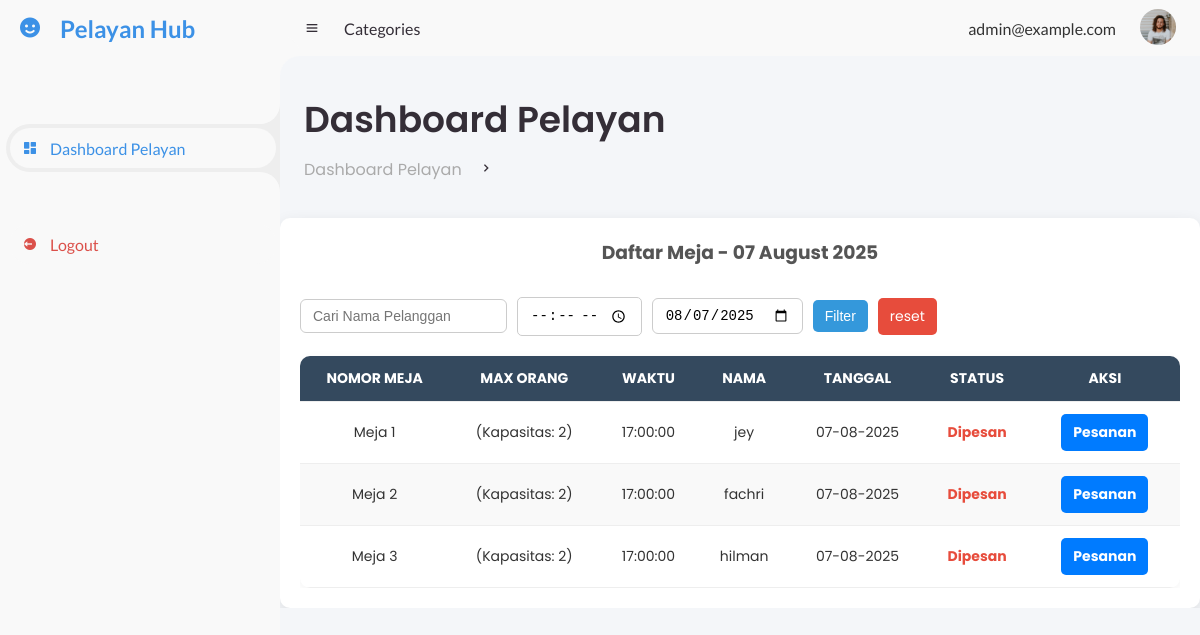
Page /Pelayan/pelayan.php?tanggal=2025-08-07 on the committed database.
### tables this page shows
CREATE TABLE `tables` (
  `id` int(11) NOT NULL,
  `capacity` int(11) DEFAULT NULL
);

CREATE TABLE `reservations` (
  `id` int(11) NOT NULL,
  `name` varchar(100) DEFAULT NULL,
  `email` varchar(100) DEFAULT NULL,
  `table_number` int(11) DEFAULT NULL,
  `reservation_date` date DEFAULT NULL,
  `reservation_time` time DEFAULT NULL,
  `guest_count` int(11) DEFAULT NULL,
  `status` enum('belum','selesai','dibayar') DEFAULT 'belum',
  `status_meja` enum('belum selesai','selesai','dibatalkan') NOT NULL
);

### Pelayan/pelayan.php (the view, shortened to what this page needs)
<?php
include '../db.php';
$filter_tanggal = isset($_GET['tanggal']) && $_GET['tanggal'] !== '' ? $_GET['tanggal'] : date('Y-m-d');
$filter_nama = $_GET['nama'] ?? '';
$filter_jam = $_GET['jam'] ?? '';
$meja_result = mysqli_query($conn, "SELECT * FROM tables");
$query_reservasi = "SELECT * FROM reservations WHERE reservation_date = '$filter_tanggal'";
$reservasi_result = mysqli_query($conn, $query_reservasi);
$reservasi_meja = [];
while ($row = mysqli_fetch_assoc($reservasi_result)) {
    $reservasi_meja[$row['table_number']] = $row;
}
?>
<!DOCTYPE html>
<html lang="en">
<head>
    <link href='https://unpkg.com/boxicons@2.0.9/css/boxicons.min.css' rel='stylesheet'>
    <link rel="stylesheet" href="css/style.css">
</head>
<body>
    <?php include 'layouts/navbar.php'; ?>
    <main>
    <div class="head-title">
        <div class="left">
            <h1>Dashboard Pelayan</h1>
            <ul class="breadcrumb">
                <li><a href="#">Dashboard Pelayan</a></li>
                <li><i class='bx bx-chevron-right'></i></li>
            </ul>
        </div>
    </div>
    </main>
    <section class="home">
        <div class="container">
            <div class="row-center">
                <div class="title-box">
                    <h1>Daftar Meja - <?= date('d F Y', strtotime($filter_tanggal)) ?></h1>
                </div>
            </div>
            <div class="table-wrap">
                <form method="GET">
                    <input type="text" name="nama" placeholder="Cari Nama Pelanggan" value="<?= htmlspecialchars($filter_nama) ?>">
                    <input type="time" name="jam" value="<?= htmlspecialchars($filter_jam) ?>">
                    <input type="date" name="tanggal" value="<?= htmlspecialchars($filter_tanggal) ?>">
                    <button type="submit">Filter</button>
                    <a href="pelayan.php">reset</a>
                </form>
                <table class="custom-table">
                    <thead>
                    <tr>
                        <th>NOMOR MEJA</th>
                        <th>MAX ORANG</th>
                        <th>WAKTU</th>
                        <th>NAMA</th>
                        <th>TANGGAL</th>
                        <th>STATUS</th>
                        <th>AKSI</th>
                    </tr>
                    </thead>
                    <tbody>
                    <?php
                    mysqli_data_seek($meja_result, 0);
                    while ($meja = mysqli_fetch_assoc($meja_result)):
                        $id_meja = $meja['id'];
                        if (!isset($reservasi_meja[$id_meja])) continue;
                        $reservasi = $reservasi_meja[$id_meja];
                        if ($reservasi['status_meja'] !== 'belum selesai') continue;
                        ?>
                        <tr>
                            <td>Meja <?= $id_meja ?></td>
                            <td>(Kapasitas: <?= $meja['capacity'] ?>)</td>
                            <td><?= $reservasi['reservation_time'] ?></td>
                            <td><?= htmlspecialchars($reservasi['name']) ?></td>
                            <td><?= date('d-m-Y', strtotime($reservasi['reservation_date'])) ?></td>
                            <td><span class="taken">Dipesan</span></td>
                            <td>
                                <a href="#" class="btn-action pesanan" onclick="openPopup(<?= $id_meja ?>)">Pesanan</a>
                            </td>
                        </tr>
                    <?php endwhile; ?>
                    </tbody>
                </table>
            </div>
        </div>
    </section>
</body>
</html>

### Pelayan/css/style.css (style rules this page uses)
* { margin: 0; padding: 0; box-sizing: border-box; }
a { text-decoration: none; }
li { list-style: none; }
:root { --poppins: 'Poppins', sans-serif; --lato: 'Lato', sans-serif; --light: #F9F9F9; --blue: #3C91E6; --light-blue: #CFE8FF; --grey: #eee; --dark-grey: #AAAAAA; --dark: #342E37; --red: #DB504A; --yellow: #FFCE26; --light-yellow: #FFF2C6; --orange: #FD7238; --light-orange: #FFE0D3; }
html { overflow-x: hidden; }
body { background: var(--grey); overflow-x: hidden; }
#content main { width: 100%; padding: 36px 24px; font-family: var(--poppins); max-height: calc(100vh - 56px); overflow-y: auto; }
#content main .head-title { display: flex; align-items: center; justify-content: space-between; grid-gap: 16px; flex-wrap: wrap; }
#content main .head-title .left h1 { font-size: 36px; font-weight: 600; margin-bottom: 10px; color: var(--dark); }
#content main .head-title .left .breadcrumb { display: flex; align-items: center; grid-gap: 16px; }
#content main .head-title .left .breadcrumb li { color: var(--dark); }
#content main .head-title .left .breadcrumb li a { color: var(--dark-grey); pointer-events: none; }
.container { max-width: 1220px; margin: auto; background-color: #fff; padding: 25px; border-radius: 10px; font-family: var(--poppins); box-shadow: 0 5px 15px rgba(0,0,0,0.1); margin-top: 2rem; }
.title-box { text-align: center; margin-bottom: 20px; }
.table-wrap { overflow-x: auto; }
.table-wrap input[type="text"], .table-wrap input[type="date"] { padding: 8px 12px; border: 1px solid #ccc; border-radius: 6px; font-size: 14px; }
.table-wrap a { display: inline-block; padding: 8px 16px; background-color: #3498db; color: white; text-decoration: none; border-radius: 6px; font-size: 14px; transition: background-color 0.3s ease; }
.custom-table { width: 100%; margin-top: 10px; border-collapse: collapse; font-size: 14px; background-color: white; }
.custom-table thead { background-color: #f0f0f0; }
.custom-table th, .custom-table td { padding: 14px 12px; text-align: left; border-bottom: 1px solid #ddd; }
.custom-table tbody tr:nth-child(even) { background-color: #f9f9f9; }
.btn-action { padding: 7px 15px; font-size: 13px; font-weight: bold; text-decoration: none; border-radius: 5px; display: inline-block; margin-top: 5px; margin-right: 5px; color: #fff; transition: background-color 0.2s ease; }
.btn-action.pesanan { background-color: #007bff; }
body { font-family: 'Segoe UI', sans-serif; background-color: #f4f6f9; color: #333; margin: 0; padding: 0; }
.container { max-width: 1200px; margin: 0 auto; padding: 20px; }
.title-box h1 { text-align: center; color: #555; margin-bottom: 30px; }
.table-wrap form { display: flex; flex-wrap: wrap; gap: 10px; margin-bottom: 20px; align-items: center; }
.table-wrap input, .table-wrap button, .table-wrap a, .table-wrap select { padding: 8px 12px; font-size: 14px; border-radius: 5px; border: 1px solid #ccc; }
.table-wrap button { background-color: #3498db; color: white; border: none; cursor: pointer; }
.table-wrap a { background-color: #e74c3c; color: white; text-decoration: none; border: none; }
.custom-table { width: 100%; border-collapse: collapse; background-color: white; box-shadow: 0 2px 10px rgba(0,0,0,0.05); border-radius: 10px; overflow: hidden; }
.custom-table th, .custom-table td { padding: 12px 15px; text-align: center; border-bottom: 1px solid #eee; }
.custom-table thead { background-color: #34495e; color: white; }
.taken { color: #e74c3c; font-weight: bold; }
.btn-action { padding: 5px 10px; border-radius: 5px; text-decoration: none; font-size: 14px; color: white; margin: 0 5px; }
.pesanan { background-color: #2ecc71; }

### rows in the picture
tables: id "1", capacity "2", id.reservation_time "17:00:00", id.name "jey", id.reservation_date "07-08-2025"
tables: id "2", capacity "2", id.reservation_time "17:00:00", id.name "fachri", id.reservation_date "07-08-2025"
tables: id "3", capacity "2", id.reservation_time "17:00:00", id.name "hilman", id.reservation_date "07-08-2025"

### other values in the picture
date('d F Y', strtotime($filter_tanggal)) "07 August 2025"
